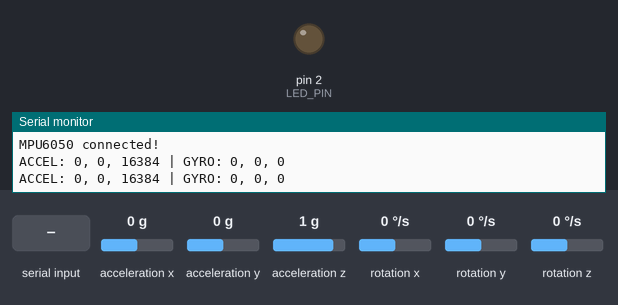
A sketch run on a simulated Arduino Nano, built with avr-gcc and run on an emulated ATmega328P. On the bench: output pins drawn as LEDs (lit = HIGH), the last lines printed to the serial monitor. Dashed ring = blinking. The test bench sets the inputs (shaded band); at power-on: acceleration x 0 g, acceleration y 0 g, acceleration z 1 g, rotation x 0 °/s, rotation y 0 °/s, rotation z 0 °/s.

Above: at 1.2 s.
1.3 s: "LED_10Hz\n" received over Serial
At 1.9 s:
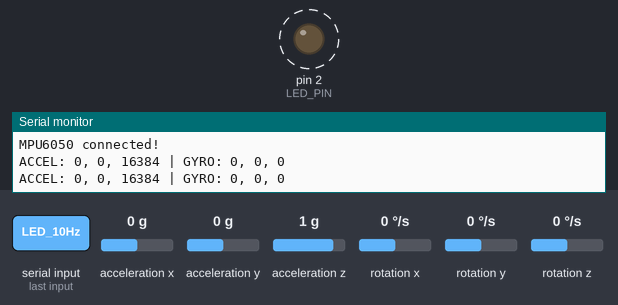
4.8 s: "LED_OFF\n" received over Serial
At 5.6 s:
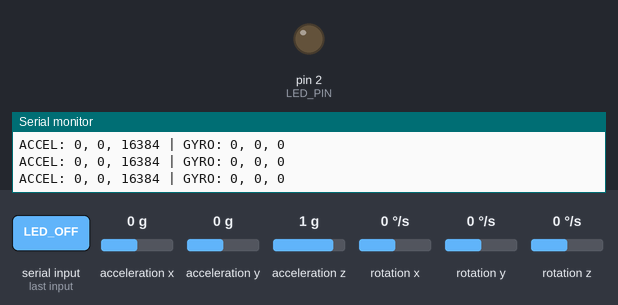
6.3 s: "LED_5Hz\n" received over Serial
At 6.59 s:
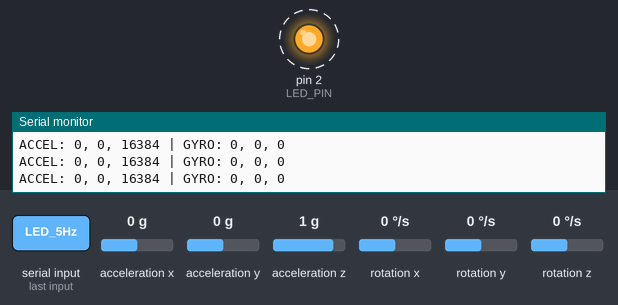
Timing chart, 0 to 15.8 s (numbered marks = the images above; inputs shaded):
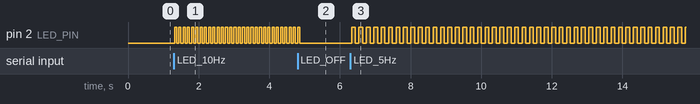

The sketch:

mpu6050_led_control.ino
```cpp
#include <Arduino_FreeRTOS.h>
#include <queue.h>
#include <Wire.h>
#include <MPU6050.h>

#define LED_PIN 2  // LED connected to pin 2 on Arduino Nano

MPU6050 mpu;  // MPU6050 sensor object

QueueHandle_t uartQueue;  // Queue for UART commands
int ledFrequency = 5;     // Default LED blink rate in Hz
bool ledOn = false;       // LED state

// RTOS Task Prototypes
void TaskLEDControl(void *pvParameters);
void TaskUARTCommunication(void *pvParameters);
void TaskSensorRead(void *pvParameters);

void setup() {
    Serial.begin(115200);       // Initialize UART
    pinMode(LED_PIN, OUTPUT);   // Set LED as output

    // Initialize MPU6050
    Wire.begin();
    mpu.initialize();

    if (!mpu.testConnection()) {
        Serial.println("MPU6050 connection failed!");
        while (1);  // Stop execution if sensor fails
    }
    Serial.println("MPU6050 connected!");

    // Create Queue for UART commands
    uartQueue = xQueueCreate(5, sizeof(char[10]));

    // Create RTOS Tasks
    xTaskCreate(TaskLEDControl, "LED Control", 128, NULL, 1, NULL);
    xTaskCreate(TaskUARTCommunication, "UART Comm", 128, NULL, 1, NULL);
    xTaskCreate(TaskSensorRead, "Sensor Read", 128, NULL, 1, NULL);
}

void loop() {
    // Empty since RTOS manages tasks
}

// **LED Control Task**
void TaskLEDControl(void *pvParameters) {
    while (1) {
        if (ledOn) {
            digitalWrite(LED_PIN, HIGH);
            vTaskDelay(pdMS_TO_TICKS(500 / ledFrequency));
            digitalWrite(LED_PIN, LOW);
            vTaskDelay(pdMS_TO_TICKS(500 / ledFrequency));
        } else {
            digitalWrite(LED_PIN, LOW);
        }
    }
}

// **UART Communication Task**
void TaskUARTCommunication(void *pvParameters) {
    char inputBuffer[10];
    while (1) {
        if (Serial.available()) {
            int len = Serial.readBytesUntil('\n', inputBuffer, sizeof(inputBuffer) - 1);
            inputBuffer[len] = '\0';  // Null terminate

            if (strcmp(inputBuffer, "LED_10Hz") == 0) {
                ledFrequency = 10;
                ledOn = true;
            } else if (strcmp(inputBuffer, "LED_5Hz") == 0) {
                ledFrequency = 5;
                ledOn = true;
            } else if (strcmp(inputBuffer, "LED_ON") == 0) {
                ledOn = true;
            } else if (strcmp(inputBuffer, "LED_OFF") == 0) {
                ledOn = false;
            }
        }
    }
}

// **MPU6050 Sensor Read Task**
void TaskSensorRead(void *pvParameters) {
    int16_t ax, ay, az, gx, gy, gz;

    while (1) {
        // Read sensor data
        mpu.getAcceleration(&ax, &ay, &az);
        mpu.getRotation(&gx, &gy, &gz);

        // Print values over UART
        Serial.print("ACCEL: ");
        Serial.print(ax); Serial.print(", ");
        Serial.print(ay); Serial.print(", ");
        Serial.print(az);
        Serial.print(" | GYRO: ");
        Serial.print(gx); Serial.print(", ");
        Serial.print(gy); Serial.print(", ");
        Serial.println(gz);

        vTaskDelay(pdMS_TO_TICKS(1000));  // Send data every 1 second
    }
}
```

Measured:
- after the input at 1.3 s, pin 2 (LED_PIN): alternates HIGH for 0.06 s and LOW for 0.06 s, starting at once
- after the input at 4.8 s, pin 2 (LED_PIN): goes on until 4.9 s, then stays LOW
- after the input at 6.3 s, pin 2 (LED_PIN): alternates HIGH for 0.10 s and LOW for 0.11 s, starting at once
